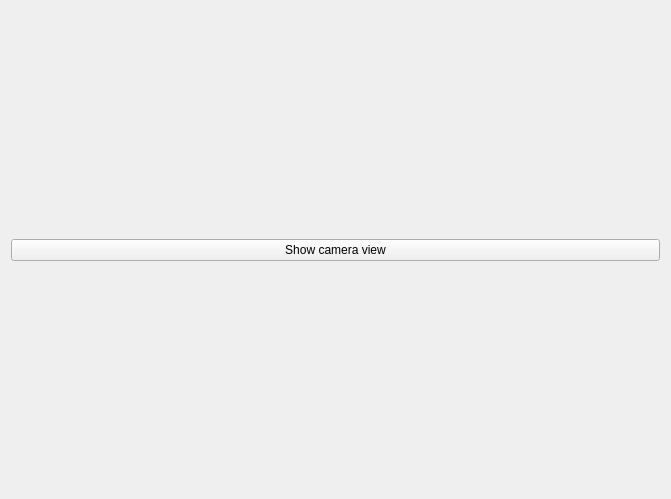
<?xml version="1.0" encoding="UTF-8"?>
<ui version="4.0">
 <class>DetectorHandleWidget</class>
 <widget class="QWidget" name="DetectorHandleWidget">
  <property name="geometry">
   <rect>
    <x>0</x>
    <y>0</y>
    <width>671</width>
    <height>499</height>
   </rect>
  </property>
  <property name="windowTitle">
   <string>Form</string>
  </property>
  <layout class="QVBoxLayout" name="verticalLayout_2">
   <item>
    <widget class="QWidget" name="streamingWidget" native="true">
     <layout class="QVBoxLayout" name="verticalLayout"/>
    </widget>
   </item>
   <item>
    <widget class="QPushButton" name="pushButtonStartStreaming">
     <property name="text">
      <string>Show camera view</string>
     </property>
    </widget>
   </item>
   <item>
    <layout class="QHBoxLayout" name="horizontalLayout" stretch="1,2">
     <item>
      <widget class="SystemStatusWidget" name="detectorStatus" native="true"/>
     </item>
     <item>
      <widget class="QWidget" name="detectionProcess" native="true"/>
     </item>
    </layout>
   </item>
  </layout>
 </widget>
 <customwidgets>
  <customwidget>
   <class>SystemStatusWidget</class>
   <extends>QWidget</extends>
   <header>gui/widgets/systemstatuswidget.hpp</header>
   <container>1</container>
  </customwidget>
 </customwidgets>
 <resources/>
 <connections/>
</ui>
